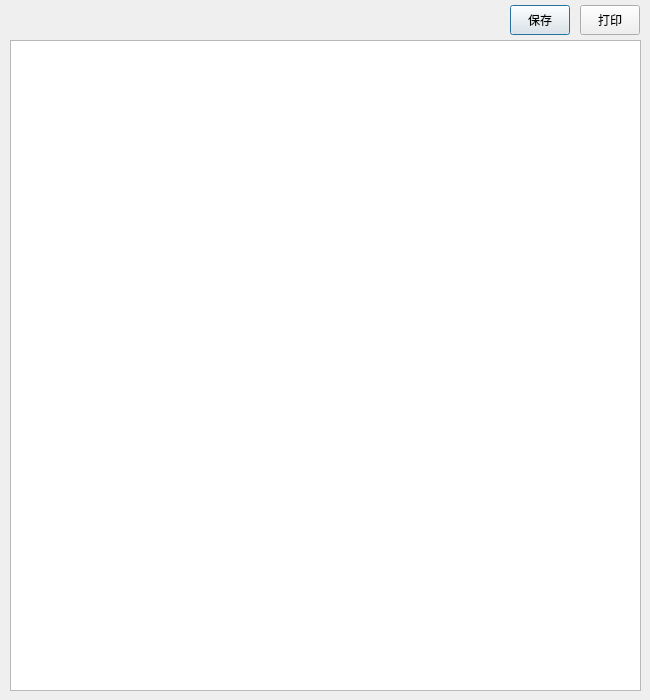
<?xml version="1.0" encoding="UTF-8"?>
<ui version="4.0">
 <class>ReportWindow</class>
 <widget class="QDialog" name="ReportWindow">
  <property name="geometry">
   <rect>
    <x>0</x>
    <y>0</y>
    <width>650</width>
    <height>700</height>
   </rect>
  </property>
  <property name="sizePolicy">
   <sizepolicy hsizetype="Fixed" vsizetype="Fixed">
    <horstretch>0</horstretch>
    <verstretch>0</verstretch>
   </sizepolicy>
  </property>
  <property name="windowTitle">
   <string>ReportWindow</string>
  </property>
  <widget class="QPushButton" name="pushButton_save">
   <property name="geometry">
    <rect>
     <x>510</x>
     <y>5</y>
     <width>60</width>
     <height>30</height>
    </rect>
   </property>
   <property name="text">
    <string>保存</string>
   </property>
  </widget>
  <widget class="QPushButton" name="pushButton_print">
   <property name="geometry">
    <rect>
     <x>580</x>
     <y>5</y>
     <width>60</width>
     <height>30</height>
    </rect>
   </property>
   <property name="text">
    <string>打印</string>
   </property>
  </widget>
  <widget class="QTextEdit" name="textEdit">
   <property name="geometry">
    <rect>
     <x>10</x>
     <y>40</y>
     <width>631</width>
     <height>651</height>
    </rect>
   </property>
  </widget>
 </widget>
 <layoutdefault spacing="6" margin="11"/>
 <resources/>
 <connections/>
</ui>
